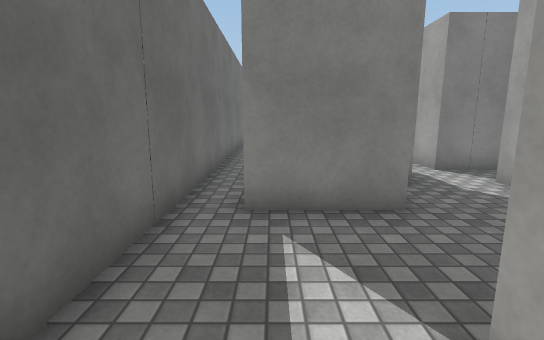
[1] (above)

24 first-person views from a walk through a 3-D level made in the Unity game engine. The camera is 1.4 m above the floor, tilts 10° down and sees 85° across. The floor is counted in squares, 1 m on a side. Each view is taken from the middle of a square. On the plan, view 1 faces up. The plan holds only what a view shows up to about 14 squares ahead; the rest is blank. The place goes on beyond the plan. The player character is not drawn. Surface patterns are stand-ins for the level's own textures.

[2]
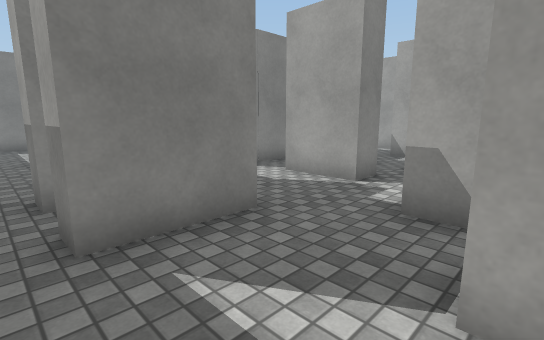

[3]
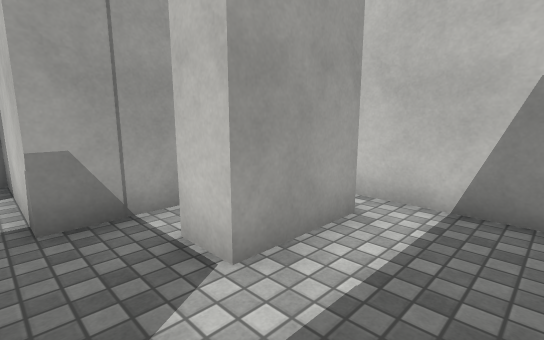

[4]
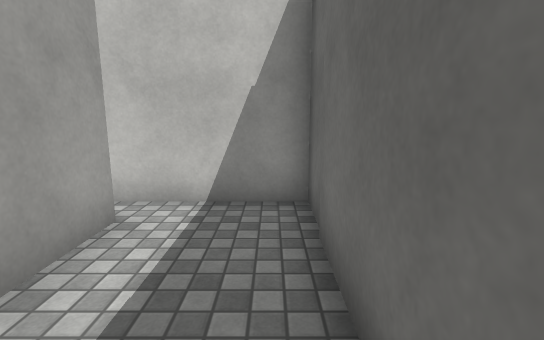

[5]
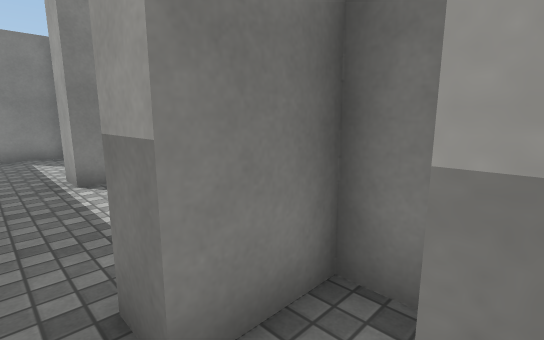

[6]
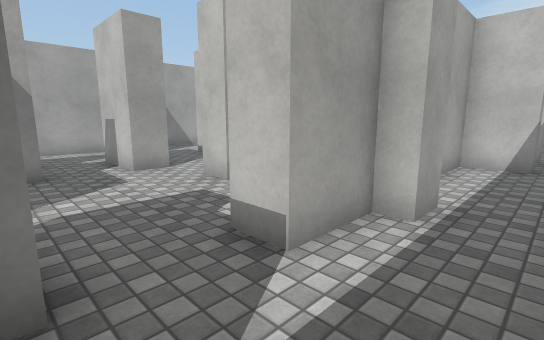

[7]
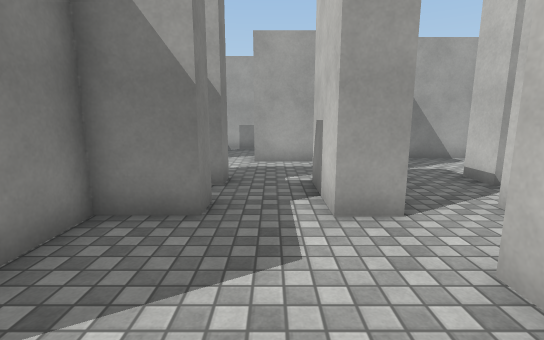

[8]
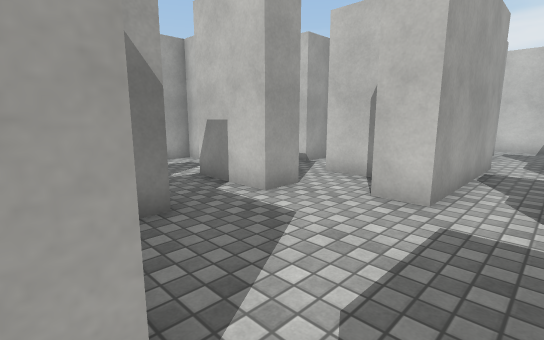

[9]
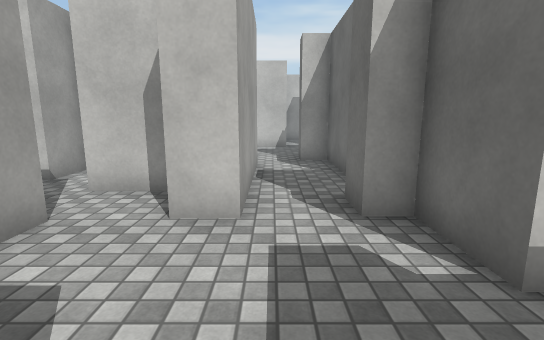

[10]
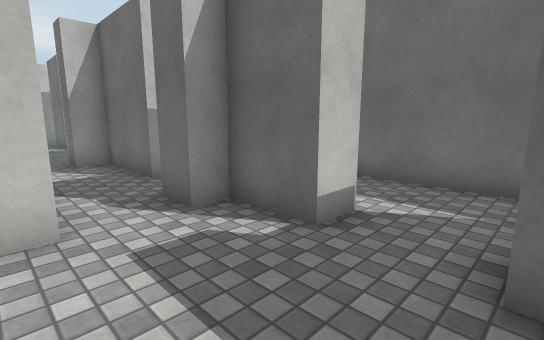

[11]
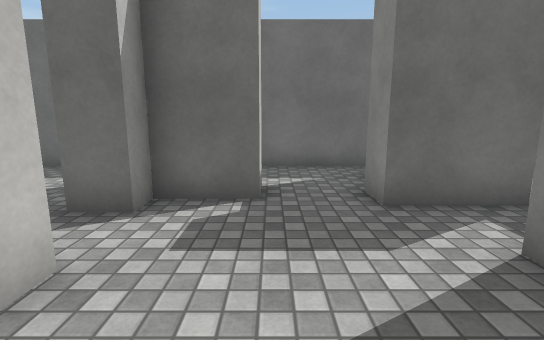

[12]
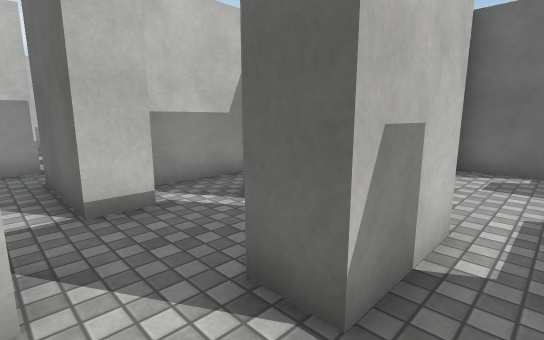

[13]
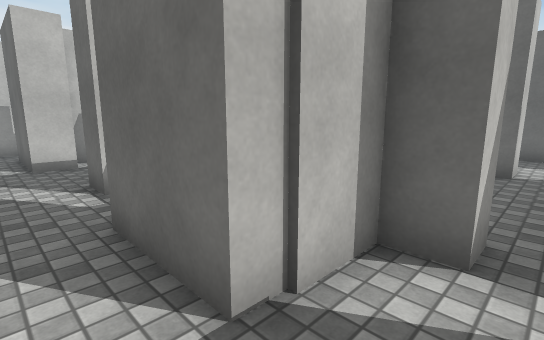

[14]
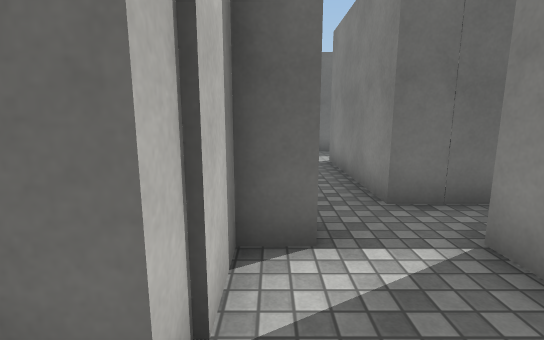

[15]
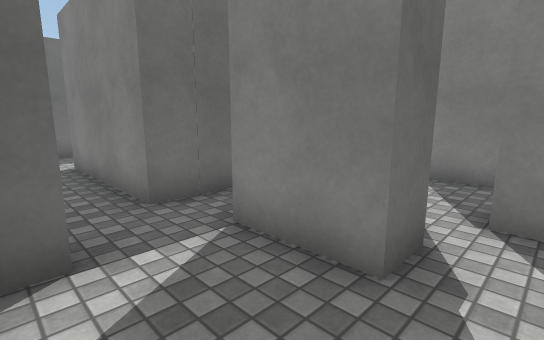

[16]
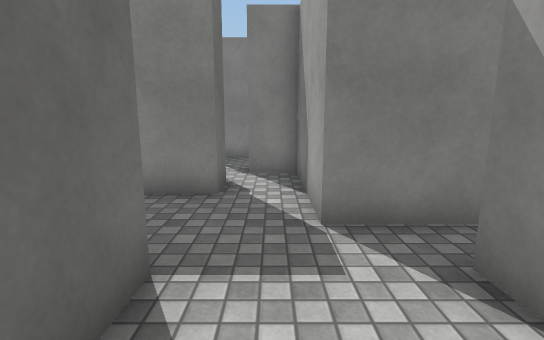

[17]
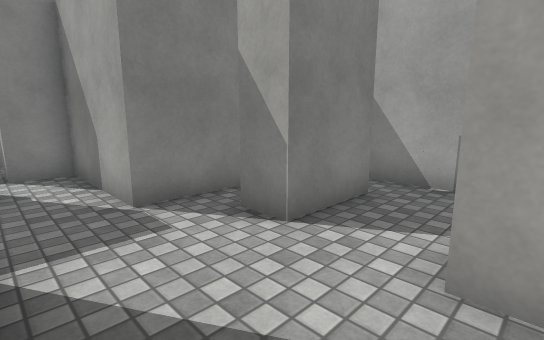

[18]
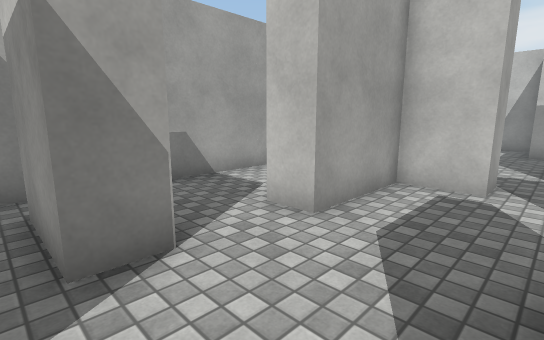

[19]
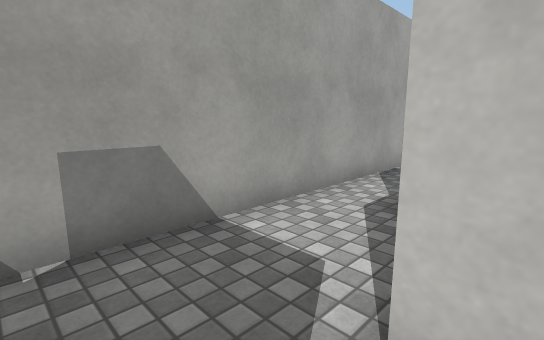

[20]
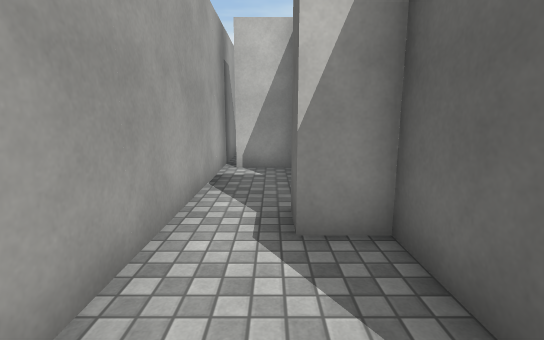

[21]
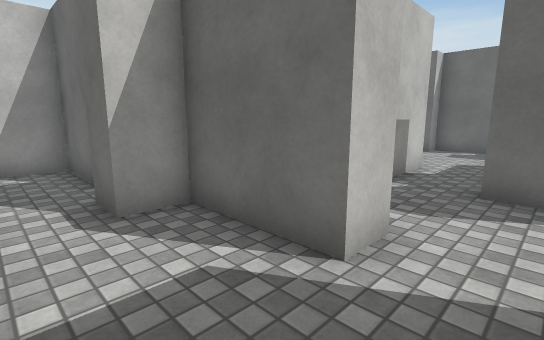

[22]
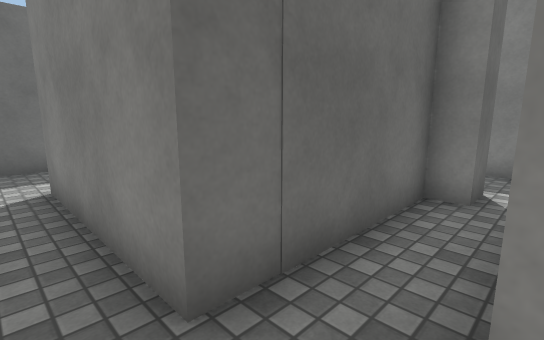

[23]
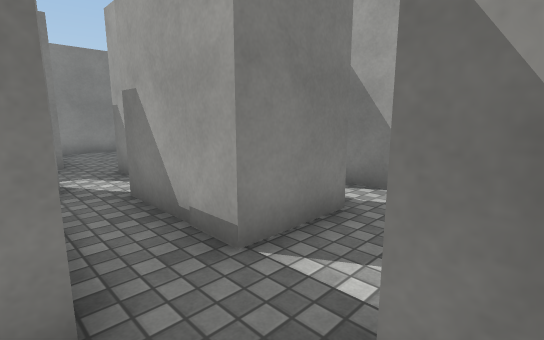

[24]
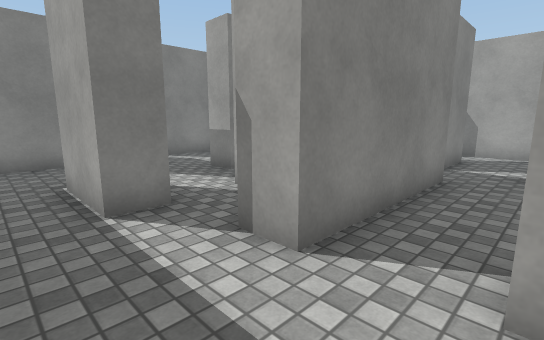

### Floor plan
Key: @ floor where view 1 was taken; # wall or solid block; . floor.
Columns run from 2 left of view 1 to 17 right of it. Each row starts with its distance up from view 1.
 33           ###
 32            ..
 31            ..
 30       ###  .
 29  ###  .. ##.
 28  ..   .. ...
 27  ..  ..  ..#
 26  .# ..####.##
 25  .# ... #....
 24  .##..  #.# .##
 23 #....#  #.# ..#
 22 #..# #  #.##..#
 21 #..######.....#
 20 #.............###
 19 #..##....##........#
 18 #.###..######..###.#
 17 #..##....# ##......#
 16 #........####......#
 15 #..##..........#...#
 14 #..##....###...#...#
 13 #.####.#.###...#...#
 12 #.####.#.....####..#
 11 #......###.....  ..#
 10 #.. #..#...##..##..#
  9 #..##..######..##..#
  8 #..##..###  #..#####
  7 #.####...   #..#  #
  6 #.####.#    ##.
  5 #.###..##   #
  4 #......#
  3 #.....##
  2 #....##
  1 #..###
  0 #.@##
 -1 #..#
 -2 ####

Where each view was taken, in squares from view 1:
view 1: 0 up, 0 right, facing up
view 2: 1 up, 1 left, facing up-right
view 3: 3 up, 1 left, facing down-right
view 4: 3 up, 1 left, facing down
view 5: 5 up, 1 left, facing up-right
view 6: 17 up, 1 left, facing down-right
view 7: 15 up, 3 right, facing right
view 8: 18 up, 3 right, facing down-right
view 9: 17 up, 4 right, facing down
view 10: 17 up, 5 right, facing down-left
view 11: 15 up, 7 right, facing left
view 12: 15 up, 11 right, facing down-left
view 13: 20 up, 11 right, facing down-left
view 14: 19 up, 11 right, facing left
view 15: 19 up, 11 right, facing up-left
view 16: 16 up, 11 right, facing up
view 17: 15 up, 10 right, facing up-right
view 18: 19 up, 10 right, facing down-right
view 19: 17 up, 13 right, facing down-right
view 20: 16 up, 15 right, facing down
view 21: 17 up, 16 right, facing down-left
view 22: 20 up, 8 right, facing up-left
view 23: 19 up, 6 right, facing up-right
view 24: 19 up, 1 left, facing up-right
